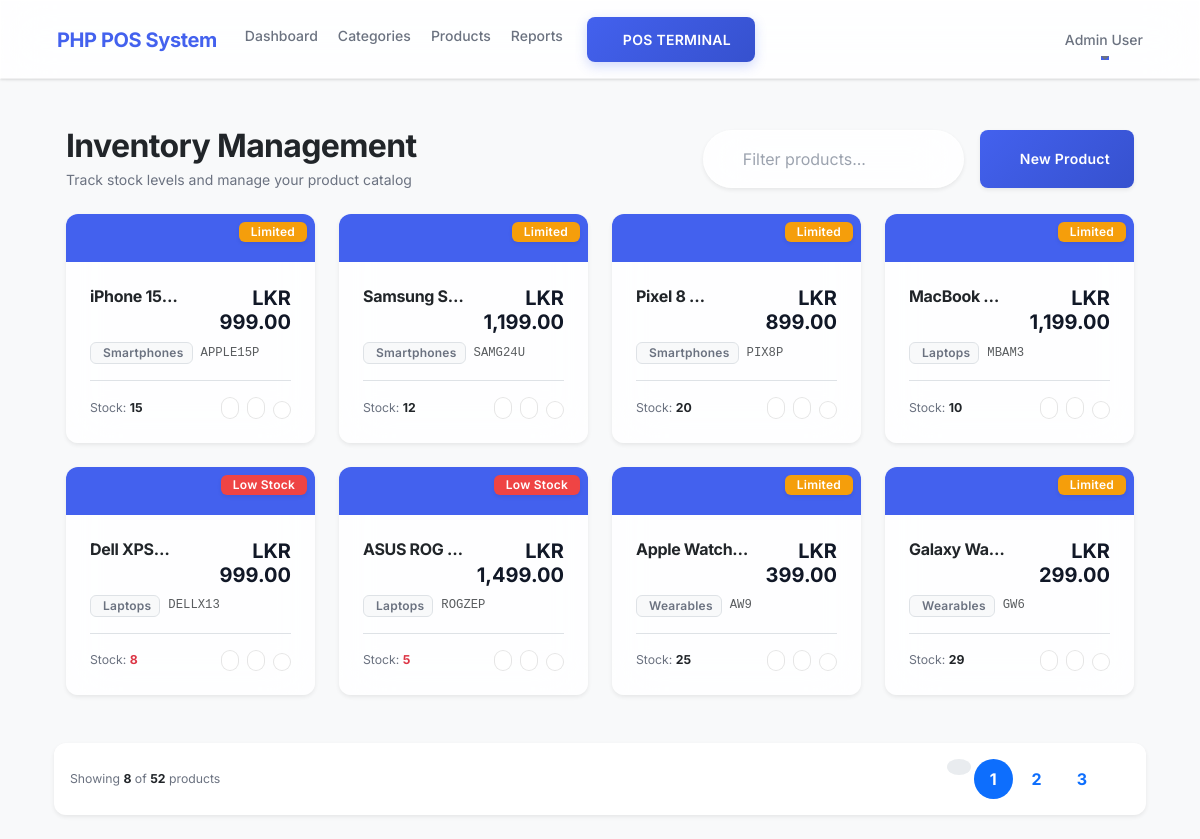
Screenshot of /products (signed in) with the database file from the repository.
### tables this page shows
CREATE TABLE `products` (
  `id` int(11) NOT NULL,
  `barcode` varchar(255) DEFAULT NULL,
  `name` varchar(255) NOT NULL,
  `description` text DEFAULT NULL,
  `price` decimal(10,2) NOT NULL,
  `sale_price` decimal(10,2) DEFAULT NULL,
  `stock` int(11) DEFAULT 0,
  `category_id` int(11) DEFAULT NULL,
  `image` varchar(255) DEFAULT NULL,
  `created_at` timestamp NOT NULL DEFAULT current_timestamp()
);

CREATE TABLE `categories` (
  `id` int(11) NOT NULL,
  `name` varchar(255) NOT NULL,
  `parent_id` int(11) DEFAULT NULL,
  `created_at` timestamp NOT NULL DEFAULT current_timestamp()
);

### app/controllers/Products.php (called while the page is built, shortened)
<?php
class Products extends Controller {
    public function __construct(){
        $this->productModel = $this->model('Product');
    }
    public function index(){
        $limit = 8;
        $page = isset($_GET['page']) && is_numeric($_GET['page']) ? (int)$_GET['page'] : 1;
        $page = $page < 1 ? 1 : $page;
        $offset = ($page - 1) * $limit;
        $totalProducts = $this->productModel->getProductsCount();
        $products = $this->productModel->getProducts($limit, $offset);
        $totalPages = ceil($totalProducts / $limit);
        $data = [
            'products' => $products,
            'currentPage' => $page,
            'totalPages' => $totalPages,
            'totalResults' => $totalProducts
        ];
        $this->view('products/index', $data);
    }
}

### app/libraries/Core.php (called while the page is built, shortened)
<?php
class Core {
    protected $currentMethod = 'index';
    public function __construct(){
        $url = $this->getUrl();
        if(isset($url[0]) && file_exists('../app/controllers/' . ucwords($url[0]) . '.php')){
            unset($url[0]);
        }
        $this->currentController = new $this->currentController;
        $this->params = $url ? array_values($url) : [];
        call_user_func_array([$this->currentController, $this->currentMethod], $this->params);
    }
    public function getUrl(){
        if(isset($_GET['url'])){
            $url = rtrim($_GET['url'], '/');
            $url = filter_var($url, FILTER_SANITIZE_URL);
            $url = explode('/', $url);
            return $url;
        }
    }
}

### public/index.php (called while the page is built, shortened)
<?php
$init = new Core;

### app/libraries/Database.php (called while the page is built, shortened)
<?php
class Database {
    private $host = DB_HOST;
    private $user = DB_USER;
    private $pass = DB_PASS;
    private $dbname = DB_NAME;
    public $dbh;
    private $stmt;
    public function __construct(){
        $dsn = 'mysql:host=' . $this->host . ';dbname=' . $this->dbname;
        $options = array(
            PDO::ATTR_PERSISTENT => true,
            PDO::ATTR_ERRMODE => PDO::ERRMODE_EXCEPTION
        );
        try{
            $this->dbh = new PDO($dsn, $this->user, $this->pass, $options);
        } catch(PDOException $e){
            $this->error = $e->getMessage();
            echo $this->error;
        }
    }
    public function query($sql){
        $this->stmt = $this->dbh->prepare($sql);
    }
    public function bind($param, $value, $type = null){
        if(is_null($type)){
            switch(true){
                case is_int($value):
                    $type = PDO::PARAM_INT;
                    break;
            }
        }
        $this->stmt->bindValue($param, $value, $type);
    }
    public function execute(){
        return $this->stmt->execute();
    }
    public function resultSet(){
        $this->execute();
        return $this->stmt->fetchAll(PDO::FETCH_OBJ);
    }
}

### app/models/Product.php (called while the page is built, shortened)
<?php
class Product {
    private $db;
    public function __construct(){
        $this->db = new Database;
    }
    public function getProducts($limit = null, $offset = null){
        $sql = 'SELECT products.*, categories.name as category_name
                FROM products
                LEFT JOIN categories ON products.category_id = categories.id
                ORDER BY products.created_at DESC';
        if($limit !== null && $offset !== null){
            $sql .= ' LIMIT :limit OFFSET :offset';
            $this->db->query($sql);
            $this->db->bind(':limit', (int)$limit);
            $this->db->bind(':offset', (int)$offset);
        } else {
            $this->db->query($sql);
        }
        return $this->db->resultSet();
    }
    public function getProductsCount(){
        $this->db->query('SELECT COUNT(*) as count FROM products');
        $row = $this->db->single();
        return $row->count;
    }
}

### app/views/products/index.php (the view, shortened to what this page needs)
<?php require APPROOT . '/views/inc/header.php'; ?>
<div class="container-fluid py-4">
    <div class="row mb-4 align-items-center">
        <div class="col-md-6">
            <h1 class="h2 mb-1 fw-bold text-dark">Inventory Management</h1>
            <p class="text-secondary mb-0">Track stock levels and manage your product catalog</p>
        </div>
        <div class="col-md-6 text-md-end mt-3 mt-md-0">
            <div class="d-flex gap-3 justify-content-md-end">
                <div class="input-group w-50 glass shadow-sm rounded-pill px-3">
                    <span class="input-group-text bg-transparent border-0"><i class="ph ph-magnifying-glass text-secondary"></i></span>
                    <input type="text" id="productFilter" class="form-control bg-transparent border-0 shadow-none ps-0" placeholder="Filter products...">
                </div>
                <a href="<?php echo URLROOT; ?>/products/add" class="btn btn-primary px-4 shadow-sm">
                    <i class="ph-bold ph-plus me-2"></i>New Product
                </a>
            </div>
        </div>
    </div>
    <div class="row g-4" id="productsGrid">
        <?php if(empty($data['products'])) : ?>
            <div class="col-12">
                <div class="glass-card text-center py-5">
                    <i class="ph ph-package fa-5x text-secondary opacity-25 mb-4"></i>
                    <h2 class="text-secondary">No products found</h2>
                    <p class="text-muted">Start by adding your first product to the inventory.</p>
                    <a href="<?php echo URLROOT; ?>/products/add" class="btn btn-primary mt-3">Add Product</a>
                </div>
            </div>
        <?php else : ?>
            <?php foreach($data['products'] as $product) : ?>
                <?php
                    $stockStatus = 'bg-success';
                    $statusLabel = 'In Stock';
                    if($product->stock < 10) { $stockStatus = 'bg-danger'; $statusLabel = 'Low Stock'; }
                    elseif($product->stock < 30) { $stockStatus = 'bg-warning text-dark'; $statusLabel = 'Limited'; }
                ?>
                <div class="col-xl-3 col-lg-4 col-md-6 product-item" data-name="<?php echo strtolower($product->name); ?>">
                    <div class="glass-card h-100 p-0 overflow-hidden border-0 shadow-sm transition-base">
                        <div class="bg-primary bg-opacity-10 py-4 text-center position-relative">
                            <div class="position-absolute top-0 end-0 p-2 d-flex flex-column gap-1 align-items-end">
                                <span class="badge <?php echo $stockStatus; ?> shadow-sm"><?php echo $statusLabel; ?></span>
                            </div>
                        </div>
                        <div class="p-4">
                            <div class="d-flex justify-content-between align-items-start mb-2 gap-2">
                                <h5 class="fw-bold text-dark mb-0 text-truncate" title="<?php echo $product->name; ?>"><?php echo $product->name; ?></h5>
                                <div class="text-end">
                                    <?php if(!empty($product->sale_price)) : ?>
                                        <div class="text-muted small text-decoration-line-through"><?php echo CURRENCY; ?><?php echo number_format($product->price, 2); ?></div>
                                        <span class="h5 fw-bold text-danger mb-0"><?php echo CURRENCY; ?><?php echo number_format($product->sale_price, 2); ?></span>
                                    <?php else : ?>
                                        <span class="h5 fw-bold text-primary mb-0"><?php echo CURRENCY; ?><?php echo number_format($product->price, 2); ?></span>
                                    <?php endif; ?>
                                </div>
                            </div>
                            <div class="d-flex align-items-center mb-3">
                                <span class="badge bg-light text-secondary border small py-1 px-2">
                                    <i class="ph ph-tag me-1"></i><?php echo $product->category_name; ?>
                                </span>
                                <span class="text-muted small ms-2 font-monospace"><?php echo $product->barcode; ?></span>
                            </div>
                            <div class="pt-3 border-top d-flex justify-content-between align-items-center">
                                <div class="text-secondary small">
                                    Stock: <span class="fw-bold <?php echo $product->stock < 10 ? 'text-danger' : 'text-dark'; ?>"><?php echo $product->stock; ?></span>
                                </div>
                                <div class="d-flex gap-2">
                                    <a href="<?php echo URLROOT; ?>/products/edit/<?php echo $product->id; ?>" class="btn btn-light btn-sm rounded-pill p-2" title="Edit">
                                    </a>
                                    <a href="<?php echo URLROOT; ?>/products/restock/<?php echo $product->id; ?>" class="btn btn-light btn-sm rounded-pill p-2" title="Restock">
                                    </a>
                                    <form action="<?php echo URLROOT; ?>/products/delete/<?php echo $product->id; ?>" method="post" class="d-inline confirm-delete" data-title="Delete Product?" data-text="Permanently remove '<?php echo $product->name; ?>' from inventory?">
                                        <button type="submit" class="btn btn-light btn-sm rounded-pill p-2" title="Delete">
                                        </button>
                                    </form>
                                </div>
                            </div>
                        </div>
                    </div>
                </div>
            <?php endforeach; ?>
        <?php endif; ?>
    </div>
    <?php if($data['totalPages'] > 1) : ?>
    <div class="row mt-5">
        <div class="col-12 d-flex justify-content-between align-items-center glass-card p-3 shadow-sm border-0 bg-white">
            <div class="text-secondary small">
                Showing <span class="fw-bold text-dark"><?php echo count($data['products']); ?></span> of <span class="fw-bold text-dark"><?php echo $data['totalResults']; ?></span> products
            </div>
            <nav aria-label="Product pagination">
                <ul class="pagination mb-0 gap-1">
                    <li class="page-item <?php echo ($data['currentPage'] <= 1) ? 'disabled' : ''; ?>">
                        <a class="page-link border-0 rounded-circle shadow-none py-2" href="?page=<?php echo $data['currentPage'] - 1; ?>">
                        </a>
                    </li>
                    <?php
                        $startPage = max(1, $data['currentPage'] - 2);
                        $endPage = min($data['totalPages'], $data['currentPage'] + 2);
                        for($i = $startPage; $i <= $endPage; $i++) :
                    ?>
                        <li class="page-item <?php echo ($data['currentPage'] == $i) ? 'active' : ''; ?>">
                            <a class="page-link border-0 rounded-circle shadow-none py-2 px-3 fw-bold" href="?page=<?php echo $i; ?>"><?php echo $i; ?></a>
                        </li>
                    <?php endfor; ?>
                    <li class="page-item <?php echo ($data['currentPage'] >= $data['totalPages']) ? 'disabled' : ''; ?>">
                        <a class="page-link border-0 rounded-circle shadow-none py-2" href="?page=<?php echo $data['currentPage'] + 1; ?>">
                        </a>
                    </li>
                </ul>
            </nav>
        </div>
    </div>
    <?php endif; ?>
</div>
<?php require APPROOT . '/views/inc/footer.php'; ?>

### rows the page displays
products: stock "Limited", name "iPhone 15…", price "999.00", category.name "Smartphones", barcode "APPLE15P", stock "15"
products: stock "Limited", name "Samsung S…", price "1,199.00", category.name "Smartphones", barcode "SAMG24U", stock "12"
products: stock "Limited", name "Pixel 8 Pro", price "899.00", category.name "Smartphones", barcode "PIX8P", stock "20"
products: stock "Limited", name "MacBook…", price "1,199.00", category.name "Laptops", barcode "MBAM3", stock "10"
products: stock "Low Stock", name "Dell XPS…", price "999.00", category.name "Laptops", barcode "DELLX13", stock "8"
products: stock "Low Stock", name "ASUS ROG…", price "1,499.00", category.name "Laptops", barcode "ROGZEP", stock "5"
products: stock "Limited", name "Apple Watch…", price "399.00", category.name "Wearables", barcode "AW9", stock "25"
products: stock "Limited", name "Galaxy Wa…", price "299.00", category.name "Wearables", barcode "GW6", stock "29"

### other values shown
SITENAME "PHP POS System"
$_SESSION['user_name'] "Admin User"
count($data['products']) "8"
$data['totalResults'] "52"
